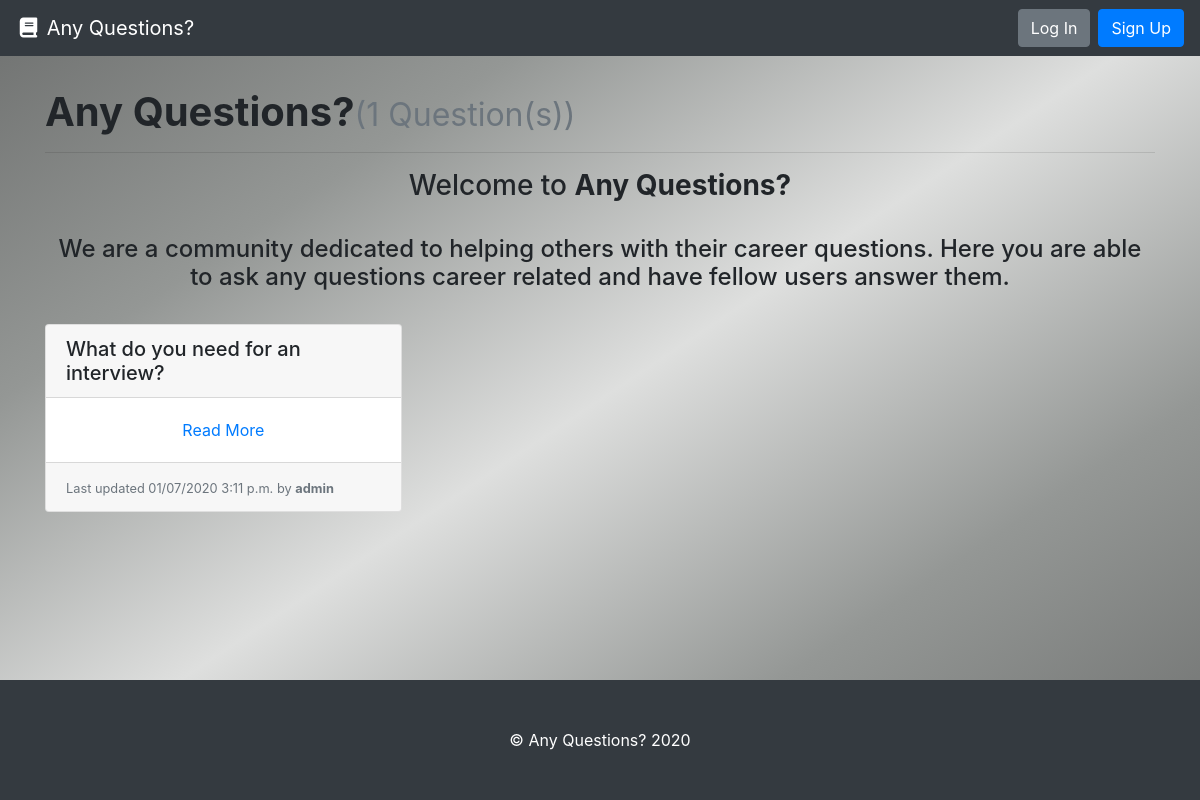
The page / on the database its author committed.
### question/models.py (models this page shows, shortened)
class Question(models.Model):
    question_text = models.CharField(max_length=settings.QUESTION_NAME_MAX_LENGTH, unique=True,
                             help_text="Title of your question.")
    author = models.ForeignKey(User, on_delete=models.PROTECT,
                            help_text="The user that posted this question.")
    slug = models.CharField(max_length=settings.QUESTION_NAME_MAX_LENGTH, blank=True, editable=False,
                            help_text="Unique URL path to access this question. Generated by the system.")
    created = models.DateTimeField(auto_now_add=True,
                                   help_text="The date and time this question was created. Automatically generated when the model saves.")
    modified = models.DateTimeField(auto_now=True,
                                    help_text="The date and time this page was updated. Automatically generated when the model updates.")

### question/views.py (the view)
# urls.py: path('', QuestionListView.as_view(), name='question-list-view'),
class QuestionListView(ListView):
    model = Question
    def get(self, request):
        questions = self.get_queryset().all()
        return render(request, 'index.html', {
          'questions': questions
        })

### question/templates/index.html (shortened to what this page needs)
{% extends 'base.html' %}
{% load static %}
        {% block head %}
        <link rel="stylesheet" type="text/css" href="{% static 'question/style.css' %}">
        {% endblock head %}
{% block content %}
  <h1><b>Any Questions?</b>{% if questions %}<small class="text-muted">({{ questions|length }} Question(s))</small>{% endif %}</h1>
  <hr>
  <center><h3>Welcome to <b>Any Questions?</b></h3>
    <br>
    <h4>We are a community dedicated to helping others with their career questions.
    Here you are able to ask any questions career related
    and have fellow users answer them.</h4></center>
    <br>
  {% if questions %}
    <div class="card-columns">
      {% for question in questions %}
        {% include "partials/card.html" %}
      {% endfor %}
    </div>
  {% else %}
    <div class="alert alert-primary" role="alert">No questions to display.</div>
  {% endif %}
{% endblock %}

### question/templates/partials/card.html
<div class="card mb-3">
    <h5 class="card-header ">{{ question.question_text }}</h5>
    <div class="card-body border-dark">
        <div class="text-center"><a href="{% url 'question-details-page' question.slug %}" title="Read More">Read More</a></div>
    </div>
    <div class="card-footer">
      <small class="text-muted">Last updated {{ question.modified|date:"SHORT_DATETIME_FORMAT" }} by <b>{{ question.author.username }}</b></small>
    </div>
  </div>

### question/static/question/style.css (style rules this page uses)
body { height: 100%; margin: 0; background-repeat: no-repeat; background-attachment: fixed; background-image: linear-gradient(to bottom right, rgb(110, 112, 111),rgb(148, 151, 149),rgb(222, 223, 222),rgb(148, 151, 149), rgb(110, 112, 111)); }

### rows shown on the page
Question: question_text "What do you need for an interview?", modified "01/07/2020 3:11 p.m.", author.username "admin"

### other values the page prints
{{ questions|length }} "1"
